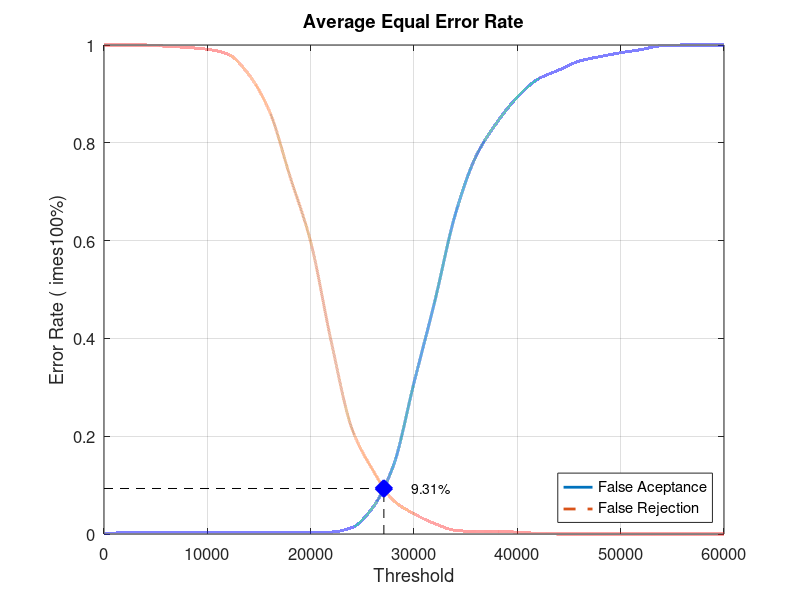
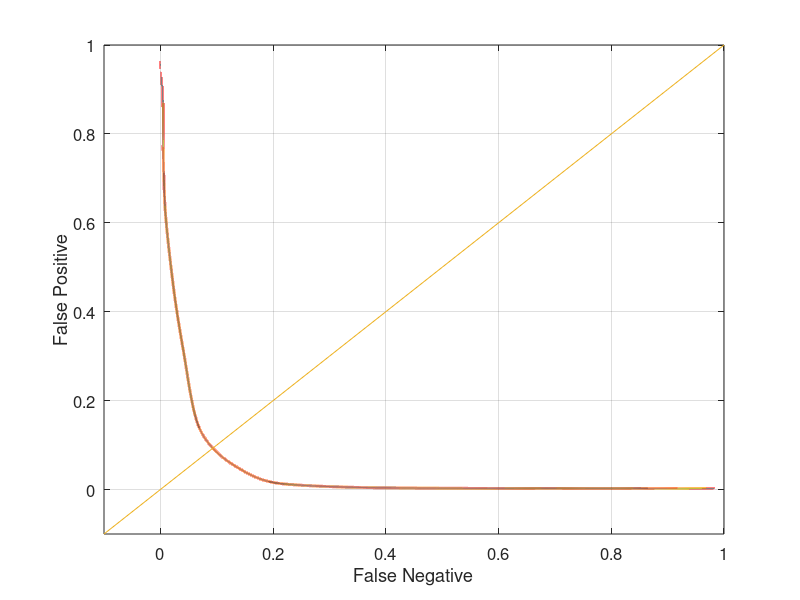

Recreate these plots in MATLAB, in order.
close all;
clear;
clc;
x = 0:2000:60000;
xq = 0:0.5:60000;

y0 = [0 0.00263158 0.00263158 0.00263158 0.00263158 0.00263158 0.00263158 0.00263158 0.00263158 0.00263158 0.00263158 0.00394737 0.0131579 0.0539474 0.139474 0.309211 0.475 0.653947 0.772368 0.840789 0.893421 0.930263 0.948684 0.967105 0.976316 0.984211 0.990789 0.998684 1 1 1]
yy0 = interp1(x, y0, xq, 'pchip');
y1 = [1 1 1 0.9975 0.995 0.99125 0.98125 0.94 0.865 0.73125 0.5975 0.3925 0.215 0.13125 0.06875 0.04125 0.02125 0.0075 0.005 0.005 0.00375 0.00125 0 0 0 0 0 0 0 0 0]
yy1 = interp1(x, y1, xq, 'pchip');

% Calculating EER: 
y2 = abs(y0 - y1);
find(y2 == min(y2))
yy2 = abs(yy0 - yy1);
xEER = find(yy2 == min(yy2));
xEERIndex = xq(xEER) % X-axis EER
yEER = yy0(xEER) % Y-axis EER

main = figure
plot(xq, yy0,'-','LineWidth', 2);	hold on
plot(xq, yy1,'--','LineWidth', 2);	hold on
plot([xEERIndex xEERIndex], [0 yEER], 'k--');	hold on
plot([0 xEERIndex], [yEER yEER], 'k--');	hold on
plot(xEERIndex, yEER, 'bx', 'LineWidth', 10);	hold on
text(xEERIndex + 10 * xEERIndex / 100, yEER, [num2str(round((10000 * yEER)) / 100) '%'])
legend('False Aceptance', 'False Rejection', 'Location', 'SouthEast')
xlabel('Threshold')
ylabel('Error Rate (	imes100%)')
title('Average Equal Error Rate')
set(gca, 'FontSize', 12)
axis([0 60000 0 1])
grid on

print(main, 'Experiment4AverageMain', '-dpng');
FNRxFPR = figure('Color', [1 1 1]);
plot(yy1, yy0, '-', yy1, yy0, 'LineWidth', 2);
hold on
y = -0.1:0.1:1
plot(y, y); 
set(gca, 'FontSize', 12)
xlabel('False Negative')
ylabel('False Positive')
axis([-0.1 1 -0.1 1])
set(gca, 'FontSize', 12)
grid on

print(FNRxFPR, 'Experiment4AverageFNRxFPR','-dpng');
